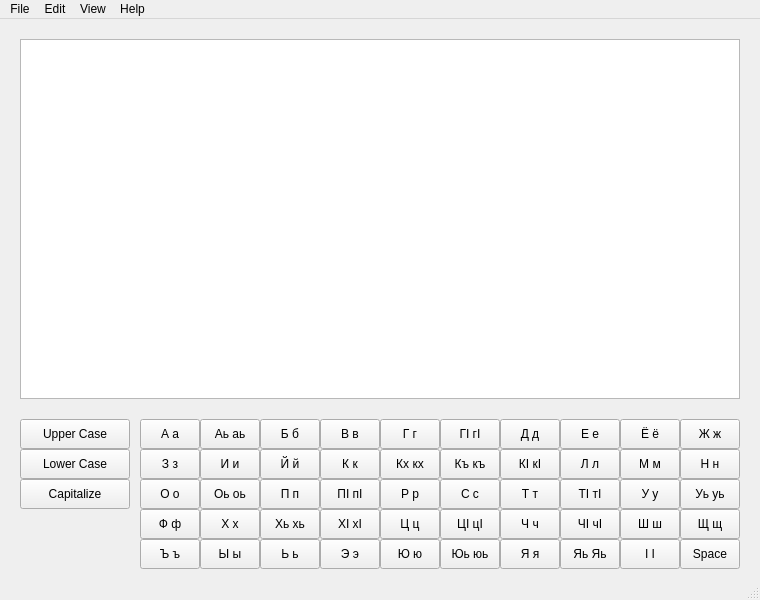
<?xml version="1.0" encoding="UTF-8"?>

<!--Copyright (C) 2022 Aleksandr Migunov
This program is free software; you can redistribute it and/or modify
it under the terms of the GNU General Public License as published by
the Free Software Foundation; either version 3 of the License, or
(at your option) any later version.
This program is distributed in the hope that it will be useful,
but WITHOUT ANY WARRANTY; without even the implied warranty of
MERCHANTABILITY or FITNESS FOR A PARTICULAR PURPOSE.  See the
GNU General Public License for more details.
  
You should have received a copy of the GNU General Public License
along with this program. If not, see <https://www.gnu.org/licenses/>.-->

<ui version="4.0">
 <class>MainWindow</class>
 <widget class="QMainWindow" name="MainWindow">
  <property name="geometry">
   <rect>
    <x>0</x>
    <y>0</y>
    <width>760</width>
    <height>600</height>
   </rect>
  </property>
  <property name="windowTitle">
   <string>Chechen &amp; Ingush Alphabets and Text Editor</string>
  </property>
  <widget class="QWidget" name="centralwidget">
   <widget class="QTextEdit" name="textEdit">
    <property name="geometry">
     <rect>
      <x>20</x>
      <y>20</y>
      <width>720</width>
      <height>360</height>
     </rect>
    </property>
   </widget>
   <widget class="QPushButton" name="pushButton_a">
    <property name="geometry">
     <rect>
      <x>140</x>
      <y>400</y>
      <width>60</width>
      <height>30</height>
     </rect>
    </property>
    <property name="toolTip">
     <string>А [a]: letter а [a]</string>
    </property>
    <property name="statusTip">
     <string>А [a]: letter а [a]</string>
    </property>
    <property name="text">
     <string>А а</string>
    </property>
   </widget>
   <widget class="QPushButton" name="pushButton_ae">
    <property name="geometry">
     <rect>
      <x>200</x>
      <y>400</y>
      <width>60</width>
      <height>30</height>
     </rect>
    </property>
    <property name="toolTip">
     <string>Аь аь [æ]: letter аь [æ]</string>
    </property>
    <property name="statusTip">
     <string>Аь аь [æ]: letter аь [æ]</string>
    </property>
    <property name="text">
     <string>Аь аь</string>
    </property>
   </widget>
   <widget class="QPushButton" name="pushButton_b">
    <property name="geometry">
     <rect>
      <x>260</x>
      <y>400</y>
      <width>60</width>
      <height>30</height>
     </rect>
    </property>
    <property name="toolTip">
     <string>Б б [b]: letter бэ [be]</string>
    </property>
    <property name="statusTip">
     <string>Б б [b]: letter бэ [be]</string>
    </property>
    <property name="text">
     <string>Б б</string>
    </property>
   </widget>
   <widget class="QPushButton" name="pushButton_v">
    <property name="geometry">
     <rect>
      <x>320</x>
      <y>400</y>
      <width>60</width>
      <height>30</height>
     </rect>
    </property>
    <property name="toolTip">
     <string>В в [v]: letter вэ [ve]</string>
    </property>
    <property name="statusTip">
     <string>В в [v]: letter вэ [ve]</string>
    </property>
    <property name="text">
     <string>В в</string>
    </property>
   </widget>
   <widget class="QPushButton" name="pushButton_g">
    <property name="geometry">
     <rect>
      <x>380</x>
      <y>400</y>
      <width>60</width>
      <height>30</height>
     </rect>
    </property>
    <property name="toolTip">
     <string>Г г [g]: letter гэ [ge]</string>
    </property>
    <property name="statusTip">
     <string>Г г [g]: letter гэ [ge]</string>
    </property>
    <property name="text">
     <string>Г г</string>
    </property>
   </widget>
   <widget class="QPushButton" name="pushButton_g1">
    <property name="geometry">
     <rect>
      <x>440</x>
      <y>400</y>
      <width>60</width>
      <height>30</height>
     </rect>
    </property>
    <property name="toolTip">
     <string>ГІ гІ [ʁ]: letter гІэ [ʁe]</string>
    </property>
    <property name="statusTip">
     <string>ГІ гІ [ʁ]: letter гІэ [ʁe]</string>
    </property>
    <property name="text">
     <string>ГІ гІ</string>
    </property>
   </widget>
   <widget class="QPushButton" name="pushButton_d">
    <property name="geometry">
     <rect>
      <x>500</x>
      <y>400</y>
      <width>60</width>
      <height>30</height>
     </rect>
    </property>
    <property name="toolTip">
     <string>Д д [d]: letter дэ [de]</string>
    </property>
    <property name="statusTip">
     <string>Д д [d]: letter дэ [de]</string>
    </property>
    <property name="text">
     <string>Д д</string>
    </property>
   </widget>
   <widget class="QPushButton" name="pushButton_je">
    <property name="geometry">
     <rect>
      <x>560</x>
      <y>400</y>
      <width>60</width>
      <height>30</height>
     </rect>
    </property>
    <property name="toolTip">
     <string>Е е [e]: letter е [je]</string>
    </property>
    <property name="statusTip">
     <string>Е е [e]: letter е [je]</string>
    </property>
    <property name="text">
     <string>Е е</string>
    </property>
   </widget>
   <widget class="QPushButton" name="pushButton_jo">
    <property name="geometry">
     <rect>
      <x>620</x>
      <y>400</y>
      <width>60</width>
      <height>30</height>
     </rect>
    </property>
    <property name="toolTip">
     <string>Ё ё [jo]: letter ё [jo]</string>
    </property>
    <property name="statusTip">
     <string>Ё ё [jo]: letter ё [jo]</string>
    </property>
    <property name="text">
     <string>Ё ё</string>
    </property>
   </widget>
   <widget class="QPushButton" name="pushButton_zh">
    <property name="geometry">
     <rect>
      <x>680</x>
      <y>400</y>
      <width>60</width>
      <height>30</height>
     </rect>
    </property>
    <property name="toolTip">
     <string>Ж ж [ʒ]: letter же [ʒe]</string>
    </property>
    <property name="statusTip">
     <string>Ж ж [ʒ]: letter же [ʒe]</string>
    </property>
    <property name="text">
     <string>Ж ж</string>
    </property>
   </widget>
   <widget class="QPushButton" name="pushButton_z">
    <property name="geometry">
     <rect>
      <x>140</x>
      <y>430</y>
      <width>60</width>
      <height>30</height>
     </rect>
    </property>
    <property name="toolTip">
     <string>З з [z]: letter зэ [ze]</string>
    </property>
    <property name="statusTip">
     <string>З з [z]: letter зэ [ze]</string>
    </property>
    <property name="text">
     <string>З з</string>
    </property>
   </widget>
   <widget class="QPushButton" name="pushButton_i">
    <property name="geometry">
     <rect>
      <x>200</x>
      <y>430</y>
      <width>60</width>
      <height>30</height>
     </rect>
    </property>
    <property name="toolTip">
     <string>И и [i]: letter и [i]</string>
    </property>
    <property name="statusTip">
     <string>И и [i]: letter и [i]</string>
    </property>
    <property name="text">
     <string>И и</string>
    </property>
   </widget>
   <widget class="QPushButton" name="pushButton_j">
    <property name="geometry">
     <rect>
      <x>260</x>
      <y>430</y>
      <width>60</width>
      <height>30</height>
     </rect>
    </property>
    <property name="toolTip">
     <string>Й й [j]: letter йот [jot]</string>
    </property>
    <property name="statusTip">
     <string>Й й [j]: letter йот [jot]</string>
    </property>
    <property name="text">
     <string>Й й</string>
    </property>
   </widget>
   <widget class="QPushButton" name="pushButton_k">
    <property name="geometry">
     <rect>
      <x>320</x>
      <y>430</y>
      <width>60</width>
      <height>30</height>
     </rect>
    </property>
    <property name="toolTip">
     <string>К к [k]: letter ка [ka]</string>
    </property>
    <property name="statusTip">
     <string>К к [k]: letter ка [ka]</string>
    </property>
    <property name="text">
     <string>К к</string>
    </property>
   </widget>
   <widget class="QPushButton" name="pushButton_q">
    <property name="geometry">
     <rect>
      <x>380</x>
      <y>430</y>
      <width>60</width>
      <height>30</height>
     </rect>
    </property>
    <property name="toolTip">
     <string>Кх кх [q]: letter кха [qa]</string>
    </property>
    <property name="statusTip">
     <string>Кх кх [q]: letter кха [qa]</string>
    </property>
    <property name="text">
     <string>Кх кх</string>
    </property>
   </widget>
   <widget class="QPushButton" name="pushButton_q1">
    <property name="geometry">
     <rect>
      <x>440</x>
      <y>430</y>
      <width>60</width>
      <height>30</height>
     </rect>
    </property>
    <property name="toolTip">
     <string>Къ къ [q']: letter къа [q'a]</string>
    </property>
    <property name="statusTip">
     <string>Къ къ [q']: letter къа [q'a]</string>
    </property>
    <property name="text">
     <string>Къ къ</string>
    </property>
   </widget>
   <widget class="QPushButton" name="pushButton_k1">
    <property name="geometry">
     <rect>
      <x>500</x>
      <y>430</y>
      <width>60</width>
      <height>30</height>
     </rect>
    </property>
    <property name="toolTip">
     <string>КІ кІ [k']: letter кІа [k'a]</string>
    </property>
    <property name="statusTip">
     <string>КІ кІ [k']: letter кІа [k'a]</string>
    </property>
    <property name="text">
     <string>КІ кІ</string>
    </property>
   </widget>
   <widget class="QPushButton" name="pushButton_l">
    <property name="geometry">
     <rect>
      <x>560</x>
      <y>430</y>
      <width>60</width>
      <height>30</height>
     </rect>
    </property>
    <property name="toolTip">
     <string>Л л [l]: letter эл [el]</string>
    </property>
    <property name="statusTip">
     <string>Л л [l]: letter эл [el]</string>
    </property>
    <property name="text">
     <string>Л л</string>
    </property>
   </widget>
   <widget class="QPushButton" name="pushButton_m">
    <property name="geometry">
     <rect>
      <x>620</x>
      <y>430</y>
      <width>60</width>
      <height>30</height>
     </rect>
    </property>
    <property name="toolTip">
     <string>М м [m]: letter эм [em]</string>
    </property>
    <property name="statusTip">
     <string>М м [m]: letter эм [em]</string>
    </property>
    <property name="text">
     <string>М м</string>
    </property>
   </widget>
   <widget class="QPushButton" name="pushButton_n">
    <property name="geometry">
     <rect>
      <x>680</x>
      <y>430</y>
      <width>60</width>
      <height>30</height>
     </rect>
    </property>
    <property name="toolTip">
     <string>Н н [n]: letter эн [en]</string>
    </property>
    <property name="statusTip">
     <string>Н н [n]: letter эн [en]</string>
    </property>
    <property name="text">
     <string>Н н</string>
    </property>
   </widget>
   <widget class="QPushButton" name="pushButton_o">
    <property name="geometry">
     <rect>
      <x>140</x>
      <y>460</y>
      <width>60</width>
      <height>30</height>
     </rect>
    </property>
    <property name="toolTip">
     <string>О о [o]: letter о [o]</string>
    </property>
    <property name="statusTip">
     <string>О о [o]: letter о [o]</string>
    </property>
    <property name="text">
     <string>О о</string>
    </property>
   </widget>
   <widget class="QPushButton" name="pushButton_oe">
    <property name="geometry">
     <rect>
      <x>200</x>
      <y>460</y>
      <width>60</width>
      <height>30</height>
     </rect>
    </property>
    <property name="toolTip">
     <string>Оь оь [ø]: letter оь [ø] (only in Chechen)</string>
    </property>
    <property name="statusTip">
     <string>Оь оь [ø]: letter оь [ø] (only in Chechen)</string>
    </property>
    <property name="text">
     <string>Оь оь</string>
    </property>
   </widget>
   <widget class="QPushButton" name="pushButton_p">
    <property name="geometry">
     <rect>
      <x>260</x>
      <y>460</y>
      <width>60</width>
      <height>30</height>
     </rect>
    </property>
    <property name="toolTip">
     <string>П п [p]: letter пэ [pe]</string>
    </property>
    <property name="statusTip">
     <string>П п [p]: letter пэ [pe]</string>
    </property>
    <property name="text">
     <string>П п</string>
    </property>
   </widget>
   <widget class="QPushButton" name="pushButton_p1">
    <property name="geometry">
     <rect>
      <x>320</x>
      <y>460</y>
      <width>60</width>
      <height>30</height>
     </rect>
    </property>
    <property name="toolTip">
     <string>ПІ пІ [p']: letter пІа [p'a]</string>
    </property>
    <property name="statusTip">
     <string>ПІ пІ [p']: letter пІа [p'a]</string>
    </property>
    <property name="text">
     <string>ПІ пІ</string>
    </property>
   </widget>
   <widget class="QPushButton" name="pushButton_r">
    <property name="geometry">
     <rect>
      <x>380</x>
      <y>460</y>
      <width>60</width>
      <height>30</height>
     </rect>
    </property>
    <property name="toolTip">
     <string>Р р [r]: letter эр [er]</string>
    </property>
    <property name="statusTip">
     <string>Р р [r]: letter эр [er]</string>
    </property>
    <property name="text">
     <string>Р р</string>
    </property>
   </widget>
   <widget class="QPushButton" name="pushButton_s">
    <property name="geometry">
     <rect>
      <x>440</x>
      <y>460</y>
      <width>60</width>
      <height>30</height>
     </rect>
    </property>
    <property name="toolTip">
     <string>С с [s]: letter эс [es]</string>
    </property>
    <property name="statusTip">
     <string>С с [s]: letter эс [es]</string>
    </property>
    <property name="text">
     <string>С с</string>
    </property>
   </widget>
   <widget class="QPushButton" name="pushButton_t">
    <property name="geometry">
     <rect>
      <x>500</x>
      <y>460</y>
      <width>60</width>
      <height>30</height>
     </rect>
    </property>
    <property name="toolTip">
     <string>Т т [t]: letter тэ [te]</string>
    </property>
    <property name="statusTip">
     <string>Т т [t]: letter тэ [te]</string>
    </property>
    <property name="text">
     <string>Т т</string>
    </property>
   </widget>
   <widget class="QPushButton" name="pushButton_t1">
    <property name="geometry">
     <rect>
      <x>560</x>
      <y>460</y>
      <width>60</width>
      <height>30</height>
     </rect>
    </property>
    <property name="toolTip">
     <string>ТІ тІ [t']: letter тІа [t'a]</string>
    </property>
    <property name="statusTip">
     <string>ТІ тІ [t']: letter тІа [t'a]</string>
    </property>
    <property name="text">
     <string>ТІ тІ</string>
    </property>
   </widget>
   <widget class="QPushButton" name="pushButton_u">
    <property name="geometry">
     <rect>
      <x>620</x>
      <y>460</y>
      <width>60</width>
      <height>30</height>
     </rect>
    </property>
    <property name="toolTip">
     <string>У у [u]: letter у [u]</string>
    </property>
    <property name="statusTip">
     <string>У у [u]: letter у [u]</string>
    </property>
    <property name="text">
     <string>У у</string>
    </property>
   </widget>
   <widget class="QPushButton" name="pushButton_ue">
    <property name="geometry">
     <rect>
      <x>680</x>
      <y>460</y>
      <width>60</width>
      <height>30</height>
     </rect>
    </property>
    <property name="toolTip">
     <string>Уь уь [y]: letter уь [y] (only in Chechen)</string>
    </property>
    <property name="statusTip">
     <string>Уь уь [y]: letter уь [y] (only in Chechen)</string>
    </property>
    <property name="text">
     <string>Уь уь</string>
    </property>
   </widget>
   <widget class="QPushButton" name="pushButton_f">
    <property name="geometry">
     <rect>
      <x>140</x>
      <y>490</y>
      <width>60</width>
      <height>30</height>
     </rect>
    </property>
    <property name="toolTip">
     <string>Ф ф [f]: letter эф [ef]</string>
    </property>
    <property name="statusTip">
     <string>Ф ф [f]: letter эф [ef]</string>
    </property>
    <property name="text">
     <string>Ф ф</string>
    </property>
   </widget>
   <widget class="QPushButton" name="pushButton_x">
    <property name="geometry">
     <rect>
      <x>200</x>
      <y>490</y>
      <width>60</width>
      <height>30</height>
     </rect>
    </property>
    <property name="toolTip">
     <string>Х х [ꭓ]: letter ха [ꭓa]</string>
    </property>
    <property name="statusTip">
     <string>Х х [ꭓ]: letter ха [ꭓa]</string>
    </property>
    <property name="text">
     <string>Х х</string>
    </property>
   </widget>
   <widget class="QPushButton" name="pushButton_x1">
    <property name="geometry">
     <rect>
      <x>260</x>
      <y>490</y>
      <width>60</width>
      <height>30</height>
     </rect>
    </property>
    <property name="toolTip">
     <string>Хь хь [ħ]: letter хьа [ħa]</string>
    </property>
    <property name="statusTip">
     <string>Хь хь [ħ]: letter хьа [ħa]</string>
    </property>
    <property name="text">
     <string>Хь хь</string>
    </property>
   </widget>
   <widget class="QPushButton" name="pushButton_h">
    <property name="geometry">
     <rect>
      <x>320</x>
      <y>490</y>
      <width>60</width>
      <height>30</height>
     </rect>
    </property>
    <property name="toolTip">
     <string>ХІ хІ [h]: letter хІа [ha]</string>
    </property>
    <property name="statusTip">
     <string>ХІ хІ [h]: letter хІа [ha]</string>
    </property>
    <property name="text">
     <string>ХІ хІ</string>
    </property>
   </widget>
   <widget class="QPushButton" name="pushButton_c">
    <property name="geometry">
     <rect>
      <x>380</x>
      <y>490</y>
      <width>60</width>
      <height>30</height>
     </rect>
    </property>
    <property name="toolTip">
     <string>Ц ц [ʦ]: letter цэ [ʦe]</string>
    </property>
    <property name="statusTip">
     <string>Ц ц [ʦ]: letter цэ [ʦe]</string>
    </property>
    <property name="text">
     <string>Ц ц</string>
    </property>
   </widget>
   <widget class="QPushButton" name="pushButton_c1">
    <property name="geometry">
     <rect>
      <x>440</x>
      <y>490</y>
      <width>60</width>
      <height>30</height>
     </rect>
    </property>
    <property name="toolTip">
     <string>ЦІ цІ [ʦ']: letter цІэ [ʦ'e]</string>
    </property>
    <property name="statusTip">
     <string>ЦІ цІ [ʦ']: letter цІэ [ʦ'e]</string>
    </property>
    <property name="text">
     <string>ЦІ цІ</string>
    </property>
   </widget>
   <widget class="QPushButton" name="pushButton_ch">
    <property name="geometry">
     <rect>
      <x>500</x>
      <y>490</y>
      <width>60</width>
      <height>30</height>
     </rect>
    </property>
    <property name="toolTip">
     <string>Ч ч [ʧ]: letter че [ʧe]</string>
    </property>
    <property name="statusTip">
     <string>Ч ч [ʧ]: letter че [ʧe]</string>
    </property>
    <property name="text">
     <string>Ч ч</string>
    </property>
   </widget>
   <widget class="QPushButton" name="pushButton_ch1">
    <property name="geometry">
     <rect>
      <x>560</x>
      <y>490</y>
      <width>60</width>
      <height>30</height>
     </rect>
    </property>
    <property name="toolTip">
     <string>ЧІ чІ [ʧ']: letter чІа [ʧ'a]</string>
    </property>
    <property name="statusTip">
     <string>ЧІ чІ [ʧ']: letter чІа [ʧ'a]</string>
    </property>
    <property name="text">
     <string>ЧІ чІ</string>
    </property>
   </widget>
   <widget class="QPushButton" name="pushButton_sh">
    <property name="geometry">
     <rect>
      <x>620</x>
      <y>490</y>
      <width>60</width>
      <height>30</height>
     </rect>
    </property>
    <property name="toolTip">
     <string>Ш ш [ʃ]: letter ша [ʃa]</string>
    </property>
    <property name="statusTip">
     <string>Ш ш [ʃ]: letter ша [ʃa]</string>
    </property>
    <property name="text">
     <string>Ш ш</string>
    </property>
   </widget>
   <widget class="QPushButton" name="pushButton_shch">
    <property name="geometry">
     <rect>
      <x>680</x>
      <y>490</y>
      <width>60</width>
      <height>30</height>
     </rect>
    </property>
    <property name="toolTip">
     <string>Щ щ [ɕ]: letter ща [ɕa]</string>
    </property>
    <property name="statusTip">
     <string>Щ щ [ɕ]: letter ща [ɕa]</string>
    </property>
    <property name="text">
     <string>Щ щ</string>
    </property>
   </widget>
   <widget class="QPushButton" name="pushButton_hard_sign">
    <property name="geometry">
     <rect>
      <x>140</x>
      <y>520</y>
      <width>60</width>
      <height>30</height>
     </rect>
    </property>
    <property name="toolTip">
     <string>Ъ ъ [ɂ]: letter чІоагІа хьарак [ʧ'oaɤa ħarak] (hard sign)</string>
    </property>
    <property name="statusTip">
     <string>Ъ ъ [ɂ]: letter чІоагІа хьарак [ʧ'oaɤa ħarak] (hard sign)</string>
    </property>
    <property name="text">
     <string>Ъ ъ</string>
    </property>
   </widget>
   <widget class="QPushButton" name="pushButton_y">
    <property name="geometry">
     <rect>
      <x>200</x>
      <y>520</y>
      <width>60</width>
      <height>30</height>
     </rect>
    </property>
    <property name="toolTip">
     <string>Ы ы [ɨ]: letter ы [ɨ]</string>
    </property>
    <property name="statusTip">
     <string>Ы ы [ɨ]: letter ы [ɨ]</string>
    </property>
    <property name="text">
     <string>Ы ы</string>
    </property>
   </widget>
   <widget class="QPushButton" name="pushButton_soft_sign">
    <property name="geometry">
     <rect>
      <x>260</x>
      <y>520</y>
      <width>60</width>
      <height>30</height>
     </rect>
    </property>
    <property name="toolTip">
     <string>Ь ь (not pronounced): letter кІаьда хьарак [k'æda ħarak] (soft sign)</string>
    </property>
    <property name="statusTip">
     <string>Ь ь (not pronounced): letter кІаьда хьарак [k'æda ħarak] (soft sign)</string>
    </property>
    <property name="text">
     <string>Ь ь</string>
    </property>
   </widget>
   <widget class="QPushButton" name="pushButton_e">
    <property name="geometry">
     <rect>
      <x>320</x>
      <y>520</y>
      <width>60</width>
      <height>30</height>
     </rect>
    </property>
    <property name="toolTip">
     <string>Э э [e]: letter э [e]</string>
    </property>
    <property name="statusTip">
     <string>Э э [e]: letter э [e]</string>
    </property>
    <property name="text">
     <string>Э э</string>
    </property>
   </widget>
   <widget class="QPushButton" name="pushButton_ju">
    <property name="geometry">
     <rect>
      <x>380</x>
      <y>520</y>
      <width>60</width>
      <height>30</height>
     </rect>
    </property>
    <property name="toolTip">
     <string>Ю ю [ju]: letter ю [ju]</string>
    </property>
    <property name="statusTip">
     <string>Ю ю [ju]: letter ю [ju]</string>
    </property>
    <property name="text">
     <string>Ю ю</string>
    </property>
   </widget>
   <widget class="QPushButton" name="pushButton_jue">
    <property name="geometry">
     <rect>
      <x>440</x>
      <y>520</y>
      <width>60</width>
      <height>30</height>
     </rect>
    </property>
    <property name="toolTip">
     <string>Юь юь [jy]: letter юь [jy] (only in Chechen)</string>
    </property>
    <property name="statusTip">
     <string>Юь юь [jy]: letter юь [jy] (only in Chechen)</string>
    </property>
    <property name="text">
     <string>Юь юь</string>
    </property>
   </widget>
   <widget class="QPushButton" name="pushButton_ja">
    <property name="geometry">
     <rect>
      <x>500</x>
      <y>520</y>
      <width>60</width>
      <height>30</height>
     </rect>
    </property>
    <property name="toolTip">
     <string>Я я [ja]: letter я [ja]</string>
    </property>
    <property name="statusTip">
     <string>Я я [ja]: letter я [ja]</string>
    </property>
    <property name="text">
     <string>Я я</string>
    </property>
   </widget>
   <widget class="QPushButton" name="pushButton_jae">
    <property name="geometry">
     <rect>
      <x>560</x>
      <y>520</y>
      <width>60</width>
      <height>30</height>
     </rect>
    </property>
    <property name="toolTip">
     <string>Яь яь [jæ]: letter яь [jæ]</string>
    </property>
    <property name="statusTip">
     <string>Яь яь [jæ]: letter яь [jæ]</string>
    </property>
    <property name="text">
     <string>Яь Яь</string>
    </property>
   </widget>
   <widget class="QPushButton" name="pushButton_stick">
    <property name="geometry">
     <rect>
      <x>620</x>
      <y>520</y>
      <width>60</width>
      <height>30</height>
     </rect>
    </property>
    <property name="toolTip">
     <string>І І [ʕ]: letter Іайн [ʕain]</string>
    </property>
    <property name="statusTip">
     <string>І І [ʕ]: letter Іайн [ʕain]</string>
    </property>
    <property name="text">
     <string>І І</string>
    </property>
   </widget>
   <widget class="QPushButton" name="pushButton_upper">
    <property name="geometry">
     <rect>
      <x>20</x>
      <y>400</y>
      <width>110</width>
      <height>30</height>
     </rect>
    </property>
    <property name="text">
     <string>Upper Case</string>
    </property>
   </widget>
   <widget class="QPushButton" name="pushButton_lower">
    <property name="geometry">
     <rect>
      <x>20</x>
      <y>430</y>
      <width>110</width>
      <height>30</height>
     </rect>
    </property>
    <property name="text">
     <string>Lower Case</string>
    </property>
   </widget>
   <widget class="QPushButton" name="pushButton_capitalize">
    <property name="geometry">
     <rect>
      <x>20</x>
      <y>460</y>
      <width>110</width>
      <height>30</height>
     </rect>
    </property>
    <property name="text">
     <string>Capitalize</string>
    </property>
   </widget>
   <widget class="QPushButton" name="pushButton_space">
    <property name="geometry">
     <rect>
      <x>680</x>
      <y>520</y>
      <width>60</width>
      <height>30</height>
     </rect>
    </property>
    <property name="toolTip">
     <string>І І [ʕ]: letter Іайн [ʕain]</string>
    </property>
    <property name="statusTip">
     <string>І І [ʕ]: letter Іайн [ʕain]</string>
    </property>
    <property name="text">
     <string>Space</string>
    </property>
   </widget>
  </widget>
  <widget class="QMenuBar" name="menubar">
   <property name="geometry">
    <rect>
     <x>0</x>
     <y>0</y>
     <width>760</width>
     <height>27</height>
    </rect>
   </property>
   <widget class="QMenu" name="menuFile">
    <property name="title">
     <string>File</string>
    </property>
    <addaction name="actionNew"/>
    <addaction name="actionOpen"/>
    <addaction name="actionEncoding"/>
    <addaction name="actionSave_as_UTF_8"/>
    <addaction name="actionSave_as"/>
    <addaction name="actionClose"/>
    <addaction name="separator"/>
    <addaction name="actionHide"/>
    <addaction name="actionShow"/>
    <addaction name="separator"/>
    <addaction name="actionExit"/>
   </widget>
   <widget class="QMenu" name="menuEdit">
    <property name="title">
     <string>Edit</string>
    </property>
    <addaction name="actionUndo"/>
    <addaction name="actionRedo"/>
    <addaction name="separator"/>
    <addaction name="actionCut"/>
    <addaction name="actionCopy"/>
    <addaction name="actionPaste"/>
    <addaction name="actionSelect_All"/>
    <addaction name="separator"/>
    <addaction name="actionFind"/>
   </widget>
   <widget class="QMenu" name="menuView">
    <property name="title">
     <string>View</string>
    </property>
    <addaction name="actionZoom_In"/>
    <addaction name="actionZoom_Out"/>
   </widget>
   <widget class="QMenu" name="menuHelp">
    <property name="title">
     <string>Help</string>
    </property>
    <addaction name="actionAbout"/>
    <addaction name="actionAbout_Qt"/>
   </widget>
   <addaction name="menuFile"/>
   <addaction name="menuEdit"/>
   <addaction name="menuView"/>
   <addaction name="menuHelp"/>
  </widget>
  <widget class="QStatusBar" name="statusbar"/>
  <action name="actionNew">
   <property name="text">
    <string>New</string>
   </property>
  </action>
  <action name="actionExit">
   <property name="text">
    <string>Exit</string>
   </property>
  </action>
  <action name="actionUndo">
   <property name="text">
    <string>Undo</string>
   </property>
  </action>
  <action name="actionRedo">
   <property name="text">
    <string>Redo</string>
   </property>
  </action>
  <action name="actionSelect_All">
   <property name="text">
    <string>Select All</string>
   </property>
  </action>
  <action name="actionCopy">
   <property name="text">
    <string>Copy</string>
   </property>
  </action>
  <action name="actionPaste">
   <property name="text">
    <string>Paste</string>
   </property>
  </action>
  <action name="actionFind">
   <property name="text">
    <string>Find</string>
   </property>
  </action>
  <action name="actionCut">
   <property name="text">
    <string>Cut</string>
   </property>
  </action>
  <action name="actionZoom_In">
   <property name="text">
    <string>Zoom In</string>
   </property>
  </action>
  <action name="actionZoom_Out">
   <property name="text">
    <string>Zoom Out</string>
   </property>
  </action>
  <action name="actionHide">
   <property name="text">
    <string>Hide text window</string>
   </property>
  </action>
  <action name="actionShow">
   <property name="text">
    <string>Show text window</string>
   </property>
  </action>
  <action name="actionOpen">
   <property name="text">
    <string>Open</string>
   </property>
  </action>
  <action name="actionEncoding">
   <property name="text">
    <string>Encoding</string>
   </property>
  </action>
  <action name="actionSave_as_UTF_8">
   <property name="text">
    <string>Save as UTF-8</string>
   </property>
  </action>
  <action name="actionSave_as">
   <property name="text">
    <string>Save as</string>
   </property>
  </action>
  <action name="actionClose">
   <property name="text">
    <string>Close</string>
   </property>
  </action>
  <action name="actionAbout">
   <property name="text">
    <string>About</string>
   </property>
  </action>
  <action name="actionAbout_Qt">
   <property name="text">
    <string>About Qt</string>
   </property>
  </action>
 </widget>
 <resources/>
 <connections/>
</ui>
